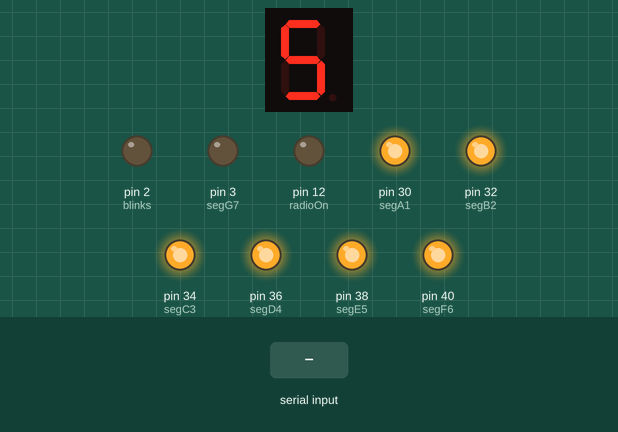
Recording of a sketch running on a simulated Arduino Mega 2560, built with avr-gcc and run on an emulated ATmega2560. Shown: 1-digit seven-segment display, output pins drawn as LEDs (lit = HIGH). Wiring (inferred from the names in the program): 1-digit 7-segment display, segments lit when HIGH: segments pin 31, pin 33, pin 35, pin 37, pin 39, pin 41, pin 4, pin 11. Inputs (shaded band) come from the test bench. The segment pins are drawn as the display they are named for; pins used as bus, display or sensor lines are not drawn.

Above: at 1.2 s.
1.3 s: "0" received over the second serial link
At 2.2 s:
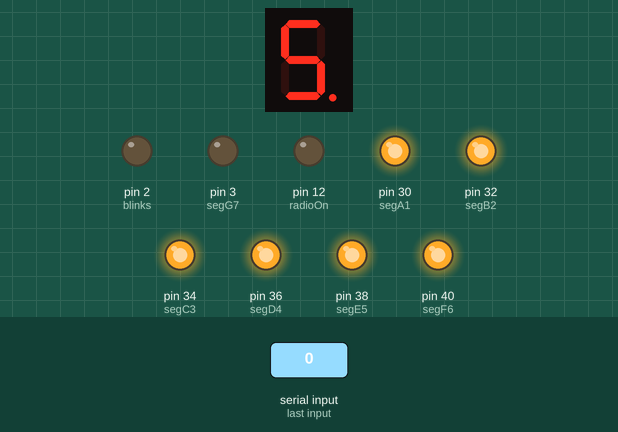
At 3.3 s:
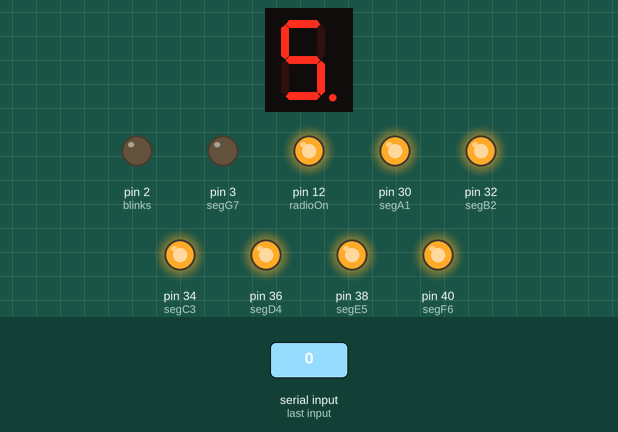
Timing chart, 0 to 9.9 s (numbered marks = the images above; inputs shaded):
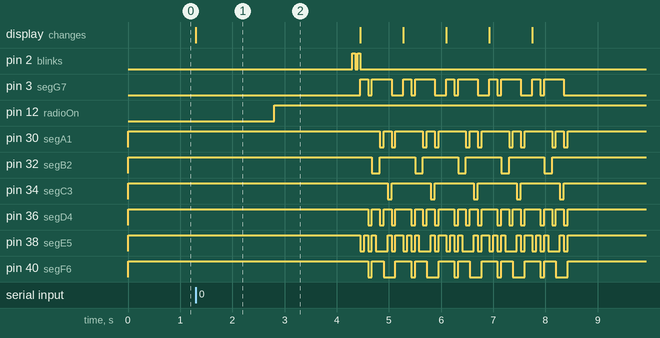

Measured:
- after the input at 1.3 s, pin 2 (blinks): alternates HIGH for 0.05 s and LOW for 0.05 s, 4 changes in all, then stays LOW, starting after 3.0 s; pin 3 (segG7): LOW → HIGH after 3.2 s, then repeats every 0.83 s: LOW 0.08 s, HIGH 0.38 s, LOW 0.23 s, HIGH 0.15 s, until it stays LOW from 8.4 s

The sketch:

slave.ino
```cpp
const int radioOn=12;  //RadiOn Led
const int blinks=2;    //Hazard Lights Leds
const int ledPin = 11; //Alert Led

//RadioShack 7-Segment LED Digital Display Configuration.
int segA = 31;     //Display pin 14
int segB = 33;     //Display pin 16
int segC = 35;     //Display pin 13
int segD = 37;     //Display pin 3
int segE = 39;     //Display pin 5
int segF = 41;     //Display pin 11
int segG = 4;      //Display pin 15
int segA1 = 30;    //Display pin 14
int segB2 = 32;    //Display pin 16
int segC3 = 34;    //Display pin 13
int segD4 = 36;    //Display pin 3
int segE5 = 38;    //Display pin 5
int segF6 = 40;    //Display pin 11
int segG7 = 3;     //Display pin 15
//////////////////////////////////////////////////////////////


void setup()
{
  pinMode(ledPin, OUTPUT);
  pinMode(radioOn, OUTPUT);
  pinMode(blinks, OUTPUT);
  pinMode(segA, OUTPUT);
  pinMode(segB, OUTPUT);
  pinMode(segC, OUTPUT);
  pinMode(segD, OUTPUT);
  pinMode(segE, OUTPUT);
  pinMode(segF, OUTPUT);
  pinMode(segG, OUTPUT);
  pinMode(segA1, OUTPUT);
  pinMode(segB2, OUTPUT);
  pinMode(segC3, OUTPUT);
  pinMode(segD4, OUTPUT);
  pinMode(segE5, OUTPUT);
  pinMode(segF6, OUTPUT);
  pinMode(segG7, OUTPUT);

  Serial2.begin(115200);  // Communication with Arduino Master
  Serial1.begin(115200);  // Communication with 4D Systems LCD
  Serial.begin(9600);


}

int x=0;
void loop()
{
  lightNumber(5);  // initial speed of
  lightNumber1(0); // 50 miles per hours

 if (Serial2.available()) {
      x= Serial2.read();    //get data from Arduino Master
      }


 if(x==48){                        // Cycle Starts
   Serial1.println(2);             // Display on 4D Systems LCD state_2:
   digitalWrite(ledPin, HIGH);     // Alert On
   delay(1500);                    // Wait 1.5 seconds
   Serial1.println(3);             // Display on 4D Systems LCD state_3:
   digitalWrite(radioOn, HIGH);    //Volume Up
   delay(1500);                    // Wait 1.5 Seconds
   Serial1.println(4);             // Display on 4D Systems LCD state_4:
   four();                         // Hazard Lights On
   countdown();                    //Decrease the speed of the car
   zero();                         //until it Stops.
 }


}

 void four(){
  digitalWrite(blinks, HIGH);
  delay(50);
  digitalWrite(blinks, LOW);
  delay(50);
  digitalWrite(blinks, HIGH);
  delay(50);
  digitalWrite(blinks, LOW);
}


int countdown(){
  int digit=4;
  for(digit=4;digit>-1;digit--){
     lightNumber(digit);
     for(int digit2=9;digit2>=-1;digit2--){
         lightNumber1(digit2);
         delay(75);
          }
      }
}


void zero(){  //infinite Loop that display 00 until
int i=0;      //the arduino slave is reset from the
loopr:        //arduino master
lightNumber(i);
lightNumber1(i);
goto loopr;
}


void lightNumber(int numberToDisplay) {

  switch (numberToDisplay){

  case 0:                    //Display Zero
    digitalWrite(segA, HIGH);
    digitalWrite(segB, HIGH);
    digitalWrite(segC, HIGH);
    digitalWrite(segD, HIGH);
    digitalWrite(segE, HIGH);
    digitalWrite(segF, HIGH);
    digitalWrite(segG, LOW);
    break;

  case 1:                    //Display One
    digitalWrite(segA, LOW);
    digitalWrite(segB, HIGH);
    digitalWrite(segC, HIGH);
    digitalWrite(segD, LOW);
    digitalWrite(segE, LOW);
    digitalWrite(segF, LOW);
    digitalWrite(segG, LOW);
    break;

  case 2:                    //Display Two
    digitalWrite(segA, HIGH);
    digitalWrite(segB, HIGH);
    digitalWrite(segC, LOW);
    digitalWrite(segD, HIGH);
    digitalWrite(segE, HIGH);
    digitalWrite(segF, LOW);
    digitalWrite(segG, HIGH);
    break;

  case 3:                  //Display Three
    digitalWrite(segA, HIGH);
    digitalWrite(segB, HIGH);
    digitalWrite(segC, HIGH);
    digitalWrite(segD, HIGH);
    digitalWrite(segE, LOW);
    digitalWrite(segF, LOW);
    digitalWrite(segG, HIGH);
    break;

  case 4:                  //Display Four
    digitalWrite(segA, LOW);
    digitalWrite(segB, HIGH);
    digitalWrite(segC, HIGH);
    digitalWrite(segD, LOW);
    digitalWrite(segE, LOW);
    digitalWrite(segF, HIGH);
    digitalWrite(segG, HIGH);
    break;

  case 5:                  //Display Five
    digitalWrite(segA, HIGH);
    digitalWrite(segB, LOW);
    digitalWrite(segC, HIGH);
    digitalWrite(segD, HIGH);
    digitalWrite(segE, LOW);
    digitalWrite(segF, HIGH);
    digitalWrite(segG, HIGH);
    break;

  case 6:                  //Display Six
    digitalWrite(segA, HIGH);
    digitalWrite(segB, LOW);
    digitalWrite(segC, HIGH);
    digitalWrite(segD, HIGH);
    digitalWrite(segE, HIGH);
    digitalWrite(segF, HIGH);
    digitalWrite(segG, HIGH);
    break;

  case 7:                  //Display Seven
    digitalWrite(segA, HIGH);
    digitalWrite(segB, HIGH);
    digitalWrite(segC, HIGH);
    digitalWrite(segD, LOW);
    digitalWrite(segE, LOW);
    digitalWrite(segF, LOW);
    digitalWrite(segG, LOW);
    break;

  case 8:                  //Display Eight
    digitalWrite(segA, HIGH);
    digitalWrite(segB, HIGH);
    digitalWrite(segC, HIGH);
    digitalWrite(segD, HIGH);
    digitalWrite(segE, HIGH);
    digitalWrite(segF, HIGH);
    digitalWrite(segG, HIGH);
    break;

  case 9:                  //Display Nine
    digitalWrite(segA, HIGH);
    digitalWrite(segB, HIGH);
    digitalWrite(segC, HIGH);
    digitalWrite(segD, HIGH);
    digitalWrite(segE, LOW);
    digitalWrite(segF, HIGH);
    digitalWrite(segG, HIGH);
    break;

  case 10:                 //Display Nothing
    digitalWrite(segA, LOW);
    digitalWrite(segB, LOW);
    digitalWrite(segC, LOW);
    digitalWrite(segD, LOW);
    digitalWrite(segE, LOW);
    digitalWrite(segF, LOW);
    digitalWrite(segG, LOW);
    break;
  }
}
void lightNumber1(int numberToDisplay) {

  switch (numberToDisplay){

  case 0:
    digitalWrite(segA1, HIGH);
    digitalWrite(segB2, HIGH);
    digitalWrite(segC3, HIGH);
    digitalWrite(segD4, HIGH);
    digitalWrite(segE5, HIGH);
    digitalWrite(segF6, HIGH);
    digitalWrite(segG7, LOW);
    break;

  case 1:
    digitalWrite(segA1, LOW);
    digitalWrite(segB2, HIGH);
    digitalWrite(segC3, HIGH);
    digitalWrite(segD4, LOW);
    digitalWrite(segE5, LOW);
    digitalWrite(segF6, LOW);
    digitalWrite(segG7, LOW);
    break;

  case 2:
    digitalWrite(segA1, HIGH);
    digitalWrite(segB2, HIGH);
    digitalWrite(segC3, LOW);
    digitalWrite(segD4, HIGH);
    digitalWrite(segE5, HIGH);
    digitalWrite(segF6, LOW);
    digitalWrite(segG7, HIGH);
    break;

  case 3:
    digitalWrite(segA1, HIGH);
    digitalWrite(segB2, HIGH);
    digitalWrite(segC3, HIGH);
    digitalWrite(segD4, HIGH);
    digitalWrite(segE5, LOW);
    digitalWrite(segF6, LOW);
    digitalWrite(segG7, HIGH);
    break;

  case 4:
    digitalWrite(segA1, LOW);
    digitalWrite(segB2, HIGH);
    digitalWrite(segC3, HIGH);
    digitalWrite(segD4, LOW);
    digitalWrite(segE5, LOW);
    digitalWrite(segF6, HIGH);
    digitalWrite(segG7, HIGH);
    break;

  case 5:
    digitalWrite(segA1, HIGH);
    digitalWrite(segB2, LOW);
    digitalWrite(segC3, HIGH);
    digitalWrite(segD4, HIGH);
    digitalWrite(segE5, LOW);
    digitalWrite(segF6, HIGH);
    digitalWrite(segG7, HIGH);
    break;

  case 6:
    digitalWrite(segA1, HIGH);
    digitalWrite(segB2, LOW);
    digitalWrite(segC3, HIGH);
    digitalWrite(segD4, HIGH);
    digitalWrite(segE5, HIGH);
    digitalWrite(segF6, HIGH);
    digitalWrite(segG7, HIGH);
    break;

  case 7:
    digitalWrite(segA1, HIGH);
    digitalWrite(segB2, HIGH);
    digitalWrite(segC3, HIGH);
    digitalWrite(segD4, LOW);
    digitalWrite(segE5, LOW);
    digitalWrite(segF6, LOW);
    digitalWrite(segG7, LOW);
    break;

  case 8:
    digitalWrite(segA1, HIGH);
    digitalWrite(segB2, HIGH);
    digitalWrite(segC3, HIGH);
    digitalWrite(segD4, HIGH);
    digitalWrite(segE5, HIGH);
    digitalWrite(segF6, HIGH);
    digitalWrite(segG7, HIGH);
    break;

  case 9:
    digitalWrite(segA1, HIGH);
    digitalWrite(segB2, HIGH);
    digitalWrite(segC3, HIGH);
    digitalWrite(segD4, HIGH);
    digitalWrite(segE5, LOW);
    digitalWrite(segF6, HIGH);
    digitalWrite(segG7, HIGH);
    break;

  case 10:
    digitalWrite(segA1, LOW);
    digitalWrite(segB2, LOW);
    digitalWrite(segC3, LOW);
    digitalWrite(segD4, LOW);
    digitalWrite(segE5, LOW);
    digitalWrite(segF6, LOW);
    digitalWrite(segG7, LOW);
    break;
  }
}
```
